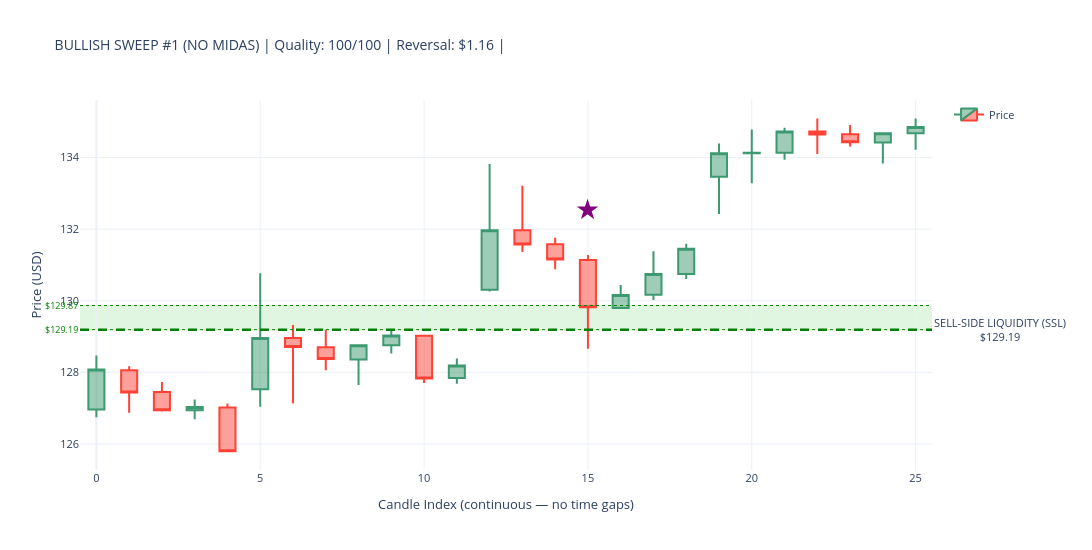
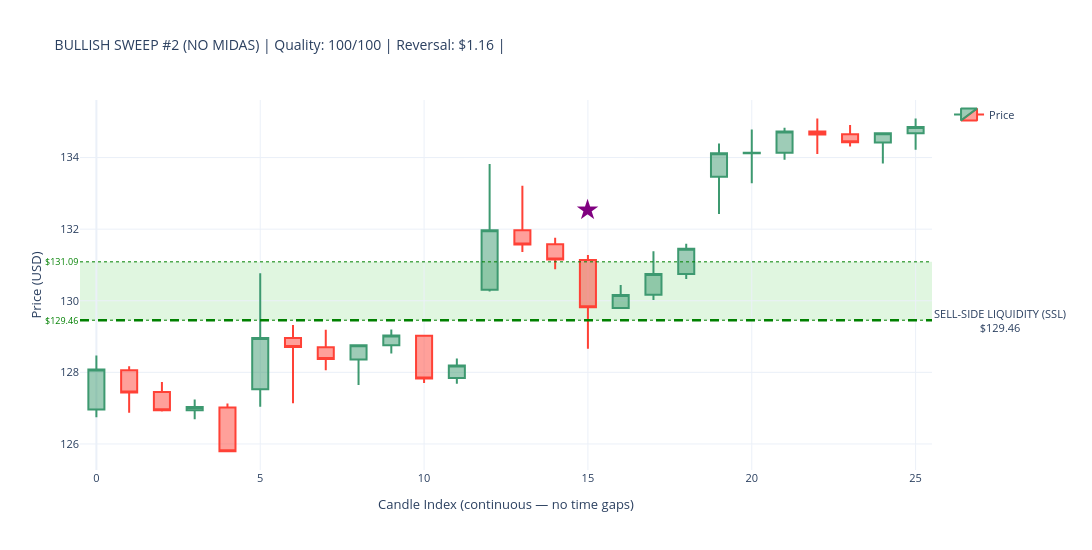
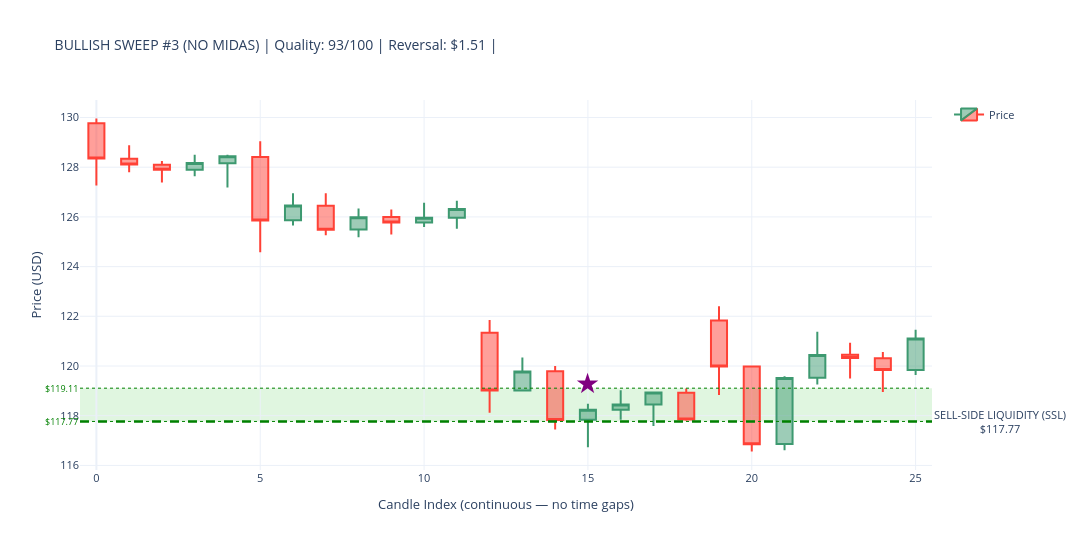
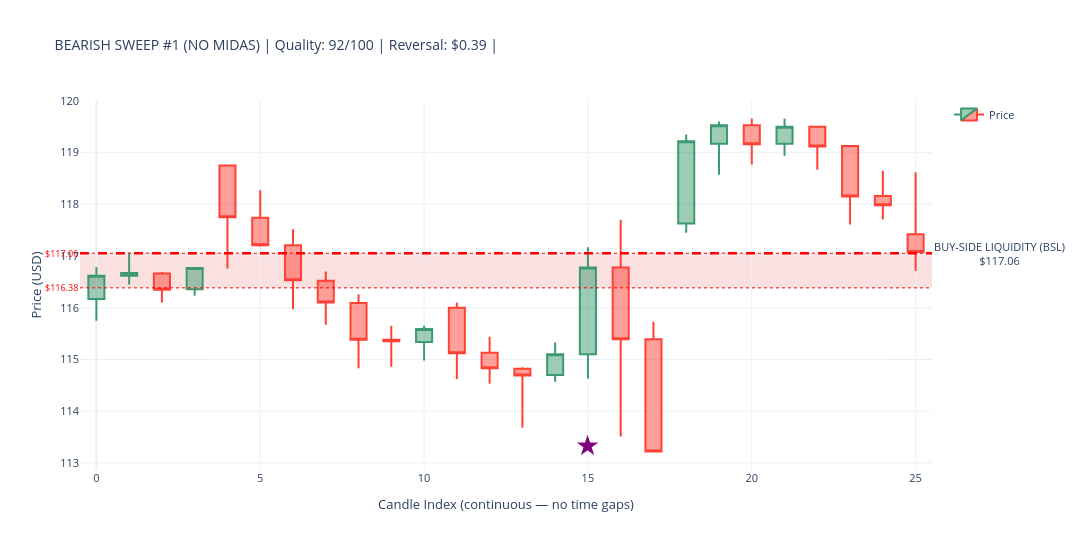

Source (notebook cell) for these figures, in order:
### Code cell
# ---------------------------------------------------------------------------
# SWEEP DETECTION CANDLESTICK VISUALIZATIONS WITH LIQUIDITY ZONES
# ---------------------------------------------------------------------------

required_vars = ['sweeps_hourly_no_midas', 'sweeps_hourly_with_midas', 'hourly_data']
missing_vars  = [v for v in required_vars if v not in globals()]

if missing_vars:
    print(f"\n⚠ WARNING: Missing variables — {missing_vars}")
    print("Please execute Part 8 first. Skipping visualization...")
else:
    print("\n✓ All required variables present. Proceeding with visualization...")

if not missing_vars:

    print("\n" + "=" * 70)
    print("VISUALIZING TOP SWEEPS — CANDLESTICK CHARTS WITH LIQUIDITY ZONES")
    print("=" * 70)

    import plotly.graph_objects as go

    price_data = hourly_data.copy()
    print(f"\n✓ Hourly data: {len(price_data)} candles")
    print(f"  Date range: {price_data['timestamp'].min().date()} → "
          f"{price_data['timestamp'].max().date()}")

    print(f"\nSweep data check:")
    print(f"  NO MIDAS  : {len(sweeps_hourly_no_midas)} total sweeps")
    if len(sweeps_hourly_no_midas) > 0:
        print(f"    Bullish : {(sweeps_hourly_no_midas['sweep_type']=='BULLISH').sum()}")
        print(f"    Bearish : {(sweeps_hourly_no_midas['sweep_type']=='BEARISH').sum()}")
    print(f"  WITH MIDAS: {len(sweeps_hourly_with_midas)} total sweeps")
    if len(sweeps_hourly_with_midas) > 0:
        print(f"    Bullish : {(sweeps_hourly_with_midas['sweep_type']=='BULLISH').sum()}")
        print(f"    Bearish : {(sweeps_hourly_with_midas['sweep_type']=='BEARISH').sum()}")


    def make_candlestick_chart_with_zones(
        price_df, sweep_timestamp, zone_level,
        zone_top, zone_bottom,
        sweep_type, chart_title
    ):
        try:
            # ── exact-hour timestamp match ────────────────────────────────────
            sweep_ts       = pd.to_datetime(sweep_timestamp)
            sweep_ts_naive = sweep_ts.tz_localize(None) if sweep_ts.tzinfo else sweep_ts
            ts_col_naive   = pd.to_datetime(price_df['timestamp']).dt.tz_localize(None)

            exact = price_df[ts_col_naive == sweep_ts_naive]
            sweep_idx = exact.index[0] if len(exact) > 0 else (
                (ts_col_naive - sweep_ts_naive).abs().idxmin()
            )

            sweep_pos = price_df.index.get_loc(sweep_idx)
            start_pos = max(0, sweep_pos - 15)
            end_pos   = min(len(price_df) - 1, sweep_pos + 10)

            subset = price_df.iloc[start_pos : end_pos + 1].copy().reset_index(drop=True)
            subset['candle_idx'] = range(len(subset))

            # FIX: build hover text as a list — Candlestick uses `text`, not `hovertemplate`
            hover_texts = [
                (f"{row['timestamp'].strftime('%Y-%m-%d %H:%M')}<br>"
                 f"O: ${row['open']:.2f}  H: ${row['high']:.2f}<br>"
                 f"L: ${row['low']:.2f}   C: ${row['close']:.2f}")
                for _, row in subset.iterrows()
            ]

            # ── candlestick ───────────────────────────────────────────────────
            fig = go.Figure(data=[go.Candlestick(
                x=subset['candle_idx'],
                open=subset['open'],  high=subset['high'],
                low=subset['low'],    close=subset['close'],
                name='Price',
                text=hover_texts,          # ← was hovertemplate (unsupported)
                hoverinfo='text',          # tell Plotly to show our text on hover
            )])

            # ── ICT-correct zone labels + actual boundaries ───────────────────
            if sweep_type == 'BULLISH':
                fill_color = 'rgba(0,180,0,0.12)'
                line_color = 'green'
                zone_label = 'SELL-SIDE LIQUIDITY (SSL)'
            else:
                fill_color = 'rgba(220,0,0,0.12)'
                line_color = 'red'
                zone_label = 'BUY-SIDE LIQUIDITY (BSL)'

            fig.add_hrect(
                y0=zone_bottom, y1=zone_top,
                fillcolor=fill_color, opacity=1.0,
                layer='below', line_width=0,
            )
            fig.add_hline(
                y=zone_level,
                line_width=2.5, line_dash='dash', line_color=line_color,
                annotation_text=f'{zone_label}<br>${zone_level:.2f}',
                annotation_position='right',
                annotation=dict(font_size=11, bgcolor='rgba(255,255,255,0.85)')
            )
            for y_val in [zone_top, zone_bottom]:
                fig.add_hline(
                    y=y_val, line_width=1, line_dash='dot', line_color=line_color,
                    annotation_text=f'${y_val:.2f}', annotation_position='left',
                    annotation=dict(font_size=9, font_color=line_color)
                )

            # ── sweep marker ──────────────────────────────────────────────────
            sweep_subset_pos = sweep_pos - start_pos
            if 0 <= sweep_subset_pos < len(subset):
                row_c = subset.iloc[sweep_subset_pos]
                cr    = row_c['high'] - row_c['low']
                arrow_y = (row_c['high'] + cr * 0.5 if sweep_type == 'BULLISH'
                           else row_c['low'] - cr * 0.5)
                fig.add_annotation(
                    x=row_c['candle_idx'], y=arrow_y,
                    text='★', showarrow=False,
                    font=dict(size=28, color='purple'),
                    xanchor='center'
                )

            fig.update_layout(
                title=dict(text=chart_title, font=dict(size=14)),
                yaxis_title='Price (USD)',
                xaxis_title='Candle Index (continuous — no time gaps)',
                template='plotly_white',
                height=550, width=1150,
                hovermode='x unified',
                xaxis_rangeslider_visible=False,
                xaxis=dict(type='linear'),
                showlegend=True,
                font=dict(size=11),
                margin=dict(l=80, r=160, t=100, b=80),
            )
            return fig

        except Exception as e:
            print(f"      ✗ Error ({type(e).__name__}): {e}")
            return None


    def plot_sweep_set(sweeps_df, label):
        if sweeps_df.empty:
            print(f"\n✗ No sweeps in {label} dataset")
            return

        print(f"\n{'=' * 70}")
        print(f"{label} SWEEPS WITH LIQUIDITY ZONES")
        print('=' * 70)

        for sweep_type, side_label in [
            ('BULLISH', 'SSL Raids (demand zone sweeps — bullish reversal)'),
            ('BEARISH', 'BSL Raids (supply zone sweeps — bearish reversal)'),
        ]:
            subset = (
                sweeps_df[sweeps_df['sweep_type'] == sweep_type]
                .nlargest(3, 'sweep_quality_score')
            )
            print(f"\n{side_label}  ({len(subset)} shown):")

            for i, (_, row) in enumerate(subset.iterrows(), 1):
                z_top = float(row.get('zone_top',    row['zone_level'] * 1.005))
                z_bot = float(row.get('zone_bottom', row['zone_level'] * 0.995))

                title = (
                    f"{sweep_type} SWEEP #{i} ({label}) | "
                    f"Quality: {row['sweep_quality_score']:.0f}/100 | "
                    f"Reversal: ${row['reversal_distance']:.2f} | "
                )
                print(f"  {i}. {row['timestamp']}  zone=${row['zone_level']:.2f}")

                fig = make_candlestick_chart_with_zones(
                    price_data,
                    sweep_timestamp = row['timestamp'],
                    zone_level      = row['zone_level'],
                    zone_top        = z_top,
                    zone_bottom     = z_bot,
                    sweep_type      = sweep_type,
                    chart_title     = title,
                )
                if fig:
                    fig.show()
                else:
                    print("      → Could not create chart")


    plot_sweep_set(sweeps_hourly_no_midas,   'NO MIDAS')
    plot_sweep_set(sweeps_hourly_with_midas, 'WITH MIDAS')

    print("\n" + "=" * 70)
    print("✓ LIQUIDITY ZONE SWEEP VISUALIZATION COMPLETE")
    print("=" * 70)
    print("\nVISUAL LEGEND:")
    print("  🟢 GREEN ZONE : Demand zone — SSL raid (BULLISH sweep, reversal up)")
    print("  🔴 RED ZONE   : Supply zone — BSL raid (BEARISH sweep, reversal down)")
    print("  ★ Star        : Exact sweep detection candle")
    print("  - - Dashed    : Zone midline (zone_level)")
    print("  ··· Dotted    : Actual zone top / bottom boundaries")

### Figure 1 — Plotly figure (JSON) as saved in the notebook; plotly's stock layout.template omitted (floating-point values rounded to 4 significant figures)
{"data": [{"close": [128.1, 127.4, 126.9, 127.0, 125.8, 129.0, 128.7, 128.4, 128.8, 129.0, 127.8, 128.2, 132.0, 131.6, 131.2, 129.8, 130.2, 130.8, 131.4, 134.1, 134.1, 134.7, 134.6, 134.4, 134.7, 134.8], "high": [128.5, 128.2, 127.7, 127.2, 127.1, 130.8, 129.3, 129.2, 128.8, 129.2, 129.0, 128.4, 133.8, 133.2, 131.8, 131.3, 130.4, 131.4, 131.6, 134.4, 134.8, 134.8, 135.1, 134.9, 134.7, 135.1], "hoverinfo": "text", "low": [126.8, 126.9, 126.9, 126.7, 125.8, 127.0, 127.1, 128.1, 127.7, 128.5, 127.7, 127.7, 130.3, 131.4, 130.9, 128.7, 129.8, 130.0, 130.6, 132.4, 133.3, 133.9, 134.1, 134.3, 133.8, 134.2], "name": "Price", "open": [127.0, 128.1, 127.5, 126.9, 127.0, 127.5, 129.0, 128.7, 128.4, 128.8, 129.0, 127.8, 130.3, 132.0, 131.6, 131.1, 129.8, 130.2, 130.8, 133.5, 134.1, 134.1, 134.7, 134.7, 134.4, 134.7], "text": ["2024-07-05 11:30<br>O: $126.96  H: $128.47<br>L: $126.75   C: $128.08", "2024-07-05 12:30<br>O: $128.06  H: $128.17<br>L: $126.87   C: $127.44", "2024-07-05 13:30<br>O: $127.45  H: $127.73<br>L: $126.91   C: $126.94", "2024-07-05 14:30<br>O: $126.94  H: $127.24<br>L: $126.69   C: $127.03", "2024-07-05 15:30<br>O: $127.02  H: $127.13<br>L: $125.79   C: $125.80", "2024-07-08 09:30<br>O: $127.53  H: $130.77<br>L: $127.04   C: $128.96", "2024-07-08 10:30<br>O: $128.96  H: $129.32<br>L: $127.14   C: $128.71", "2024-07-08 11:30<br>O: $128.70  H: $129.19<br>L: $128.06   C: $128.37", "2024-07-08 12:30<br>O: $128.36  H: $128.76<br>L: $127.65   C: $128.76", "2024-07-08 13:30<br>O: $128.76  H: $129.20<br>L: $128.53   C: $129.03", "2024-07-08 14:30<br>O: $129.02  H: $129.02<br>L: $127.70   C: $127.83", "2024-07-08 15:30<br>O: $127.84  H: $128.39<br>L: $127.68   C: $128.19", "2024-07-09 09:30<br>O: $130.31  H: $133.82<br>L: $130.26   C: $131.97", "2024-07-09 10:30<br>O: $131.97  H: $133.21<br>L: $131.36   C: $131.57", "2024-07-09 11:30<br>O: $131.58  H: $131.76<br>L: $130.88   C: $131.15", "2024-07-09 12:30<br>O: $131.14  H: $131.28<br>L: $128.66   C: $129.82", "2024-07-09 13:30<br>O: $129.80  H: $130.44<br>L: $129.79   C: $130.16", "2024-07-09 14:30<br>O: $130.17  H: $131.38<br>L: $130.02   C: $130.75", "2024-07-09 15:30<br>O: $130.75  H: $131.59<br>L: $130.61   C: $131.45", "2024-07-10 09:30<br>O: $133.46  H: $134.39<br>L: $132.42   C: $134.12", "2024-07-10 10:30<br>O: $134.12  H: $134.78<br>L: $133.28   C: $134.13", "2024-07-10 11:30<br>O: $134.13  H: $134.83<br>L: $133.94   C: $134.73", "2024-07-10 12:30<br>O: $134.73  H: $135.09<br>L: $134.10   C: $134.64", "2024-07-10 13:30<br>O: $134.65  H: $134.91<br>L: $134.31   C: $134.43", "2024-07-10 14:30<br>O: $134.42  H: $134.70<br>L: $133.83   C: $134.68", "2024-07-10 15:30<br>O: $134.68  H: $135.09<br>L: $134.22   C: $134.85"], "type": "candlestick", "x": [0, 1, 2, 3, 4, 5, 6, 7, 8, 9, 10, 11, 12, 13, 14, 15, 16, 17, 18, 19, 20, 21, 22, 23, 24, 25]}], "layout": {"annotations": [{"bgcolor": "rgba(255,255,255,0.85)", "font": {"size": 11}, "showarrow": false, "text": "SELL-SIDE LIQUIDITY (SSL)<br>$129.19", "x": 1, "xanchor": "left", "xref": "x domain", "y": 129.2, "yanchor": "middle", "yref": "y"}, {"font": {"color": "green", "size": 9}, "showarrow": false, "text": "$129.87", "x": 0, "xanchor": "right", "xref": "x domain", "y": 129.9, "yanchor": "middle", "yref": "y"}, {"font": {"color": "green", "size": 9}, "showarrow": false, "text": "$129.19", "x": 0, "xanchor": "right", "xref": "x domain", "y": 129.2, "yanchor": "middle", "yref": "y"}, {"font": {"color": "purple", "size": 28}, "showarrow": false, "text": "★", "x": 15, "xanchor": "center", "y": 132.6}], "font": {"size": 11}, "height": 550, "hovermode": "x unified", "margin": {"b": 80, "l": 80, "r": 160, "t": 100}, "shapes": [{"fillcolor": "rgba(0,180,0,0.12)", "layer": "below", "line": {"width": 0}, "opacity": 1, "type": "rect", "x0": 0, "x1": 1, "xref": "x domain", "y0": 129.2, "y1": 129.9, "yref": "y"}, {"line": {"color": "green", "dash": "dash", "width": 2.5}, "type": "line", "x0": 0, "x1": 1, "xref": "x domain", "y0": 129.2, "y1": 129.2, "yref": "y"}, {"line": {"color": "green", "dash": "dot", "width": 1}, "type": "line", "x0": 0, "x1": 1, "xref": "x domain", "y0": 129.9, "y1": 129.9, "yref": "y"}, {"line": {"color": "green", "dash": "dot", "width": 1}, "type": "line", "x0": 0, "x1": 1, "xref": "x domain", "y0": 129.2, "y1": 129.2, "yref": "y"}], "showlegend": true, "title": {"font": {"size": 14}, "text": "BULLISH SWEEP #1 (NO MIDAS) | Quality: 100/100 | Reversal: $1.16 | "}, "width": 1150, "xaxis": {"rangeslider": {"visible": false}, "title": {"text": "Candle Index (continuous — no time gaps)"}, "type": "linear"}, "yaxis": {"title": {"text": "Price (USD)"}}}}

### Figure 2 — Plotly figure (JSON) as saved in the notebook; plotly's stock layout.template omitted (floating-point values rounded to 4 significant figures)
{"data": [{"close": [128.1, 127.4, 126.9, 127.0, 125.8, 129.0, 128.7, 128.4, 128.8, 129.0, 127.8, 128.2, 132.0, 131.6, 131.2, 129.8, 130.2, 130.8, 131.4, 134.1, 134.1, 134.7, 134.6, 134.4, 134.7, 134.8], "high": [128.5, 128.2, 127.7, 127.2, 127.1, 130.8, 129.3, 129.2, 128.8, 129.2, 129.0, 128.4, 133.8, 133.2, 131.8, 131.3, 130.4, 131.4, 131.6, 134.4, 134.8, 134.8, 135.1, 134.9, 134.7, 135.1], "hoverinfo": "text", "low": [126.8, 126.9, 126.9, 126.7, 125.8, 127.0, 127.1, 128.1, 127.7, 128.5, 127.7, 127.7, 130.3, 131.4, 130.9, 128.7, 129.8, 130.0, 130.6, 132.4, 133.3, 133.9, 134.1, 134.3, 133.8, 134.2], "name": "Price", "open": [127.0, 128.1, 127.5, 126.9, 127.0, 127.5, 129.0, 128.7, 128.4, 128.8, 129.0, 127.8, 130.3, 132.0, 131.6, 131.1, 129.8, 130.2, 130.8, 133.5, 134.1, 134.1, 134.7, 134.7, 134.4, 134.7], "text": ["2024-07-05 11:30<br>O: $126.96  H: $128.47<br>L: $126.75   C: $128.08", "2024-07-05 12:30<br>O: $128.06  H: $128.17<br>L: $126.87   C: $127.44", "2024-07-05 13:30<br>O: $127.45  H: $127.73<br>L: $126.91   C: $126.94", "2024-07-05 14:30<br>O: $126.94  H: $127.24<br>L: $126.69   C: $127.03", "2024-07-05 15:30<br>O: $127.02  H: $127.13<br>L: $125.79   C: $125.80", "2024-07-08 09:30<br>O: $127.53  H: $130.77<br>L: $127.04   C: $128.96", "2024-07-08 10:30<br>O: $128.96  H: $129.32<br>L: $127.14   C: $128.71", "2024-07-08 11:30<br>O: $128.70  H: $129.19<br>L: $128.06   C: $128.37", "2024-07-08 12:30<br>O: $128.36  H: $128.76<br>L: $127.65   C: $128.76", "2024-07-08 13:30<br>O: $128.76  H: $129.20<br>L: $128.53   C: $129.03", "2024-07-08 14:30<br>O: $129.02  H: $129.02<br>L: $127.70   C: $127.83", "2024-07-08 15:30<br>O: $127.84  H: $128.39<br>L: $127.68   C: $128.19", "2024-07-09 09:30<br>O: $130.31  H: $133.82<br>L: $130.26   C: $131.97", "2024-07-09 10:30<br>O: $131.97  H: $133.21<br>L: $131.36   C: $131.57", "2024-07-09 11:30<br>O: $131.58  H: $131.76<br>L: $130.88   C: $131.15", "2024-07-09 12:30<br>O: $131.14  H: $131.28<br>L: $128.66   C: $129.82", "2024-07-09 13:30<br>O: $129.80  H: $130.44<br>L: $129.79   C: $130.16", "2024-07-09 14:30<br>O: $130.17  H: $131.38<br>L: $130.02   C: $130.75", "2024-07-09 15:30<br>O: $130.75  H: $131.59<br>L: $130.61   C: $131.45", "2024-07-10 09:30<br>O: $133.46  H: $134.39<br>L: $132.42   C: $134.12", "2024-07-10 10:30<br>O: $134.12  H: $134.78<br>L: $133.28   C: $134.13", "2024-07-10 11:30<br>O: $134.13  H: $134.83<br>L: $133.94   C: $134.73", "2024-07-10 12:30<br>O: $134.73  H: $135.09<br>L: $134.10   C: $134.64", "2024-07-10 13:30<br>O: $134.65  H: $134.91<br>L: $134.31   C: $134.43", "2024-07-10 14:30<br>O: $134.42  H: $134.70<br>L: $133.83   C: $134.68", "2024-07-10 15:30<br>O: $134.68  H: $135.09<br>L: $134.22   C: $134.85"], "type": "candlestick", "x": [0, 1, 2, 3, 4, 5, 6, 7, 8, 9, 10, 11, 12, 13, 14, 15, 16, 17, 18, 19, 20, 21, 22, 23, 24, 25]}], "layout": {"annotations": [{"bgcolor": "rgba(255,255,255,0.85)", "font": {"size": 11}, "showarrow": false, "text": "SELL-SIDE LIQUIDITY (SSL)<br>$129.46", "x": 1, "xanchor": "left", "xref": "x domain", "y": 129.5, "yanchor": "middle", "yref": "y"}, {"font": {"color": "green", "size": 9}, "showarrow": false, "text": "$131.09", "x": 0, "xanchor": "right", "xref": "x domain", "y": 131.1, "yanchor": "middle", "yref": "y"}, {"font": {"color": "green", "size": 9}, "showarrow": false, "text": "$129.46", "x": 0, "xanchor": "right", "xref": "x domain", "y": 129.5, "yanchor": "middle", "yref": "y"}, {"font": {"color": "purple", "size": 28}, "showarrow": false, "text": "★", "x": 15, "xanchor": "center", "y": 132.6}], "font": {"size": 11}, "height": 550, "hovermode": "x unified", "margin": {"b": 80, "l": 80, "r": 160, "t": 100}, "shapes": [{"fillcolor": "rgba(0,180,0,0.12)", "layer": "below", "line": {"width": 0}, "opacity": 1, "type": "rect", "x0": 0, "x1": 1, "xref": "x domain", "y0": 129.5, "y1": 131.1, "yref": "y"}, {"line": {"color": "green", "dash": "dash", "width": 2.5}, "type": "line", "x0": 0, "x1": 1, "xref": "x domain", "y0": 129.5, "y1": 129.5, "yref": "y"}, {"line": {"color": "green", "dash": "dot", "width": 1}, "type": "line", "x0": 0, "x1": 1, "xref": "x domain", "y0": 131.1, "y1": 131.1, "yref": "y"}, {"line": {"color": "green", "dash": "dot", "width": 1}, "type": "line", "x0": 0, "x1": 1, "xref": "x domain", "y0": 129.5, "y1": 129.5, "yref": "y"}], "showlegend": true, "title": {"font": {"size": 14}, "text": "BULLISH SWEEP #2 (NO MIDAS) | Quality: 100/100 | Reversal: $1.16 | "}, "width": 1150, "xaxis": {"rangeslider": {"visible": false}, "title": {"text": "Candle Index (continuous — no time gaps)"}, "type": "linear"}, "yaxis": {"title": {"text": "Price (USD)"}}}}

### Figure 3 — Plotly figure (JSON) as saved in the notebook; plotly's stock layout.template omitted (floating-point values rounded to 4 significant figures)
{"data": [{"close": [128.3, 128.1, 127.9, 128.2, 128.4, 125.9, 126.5, 125.5, 126.0, 125.8, 126.0, 126.3, 119.0, 119.8, 117.8, 118.2, 118.5, 118.9, 117.8, 120.0, 116.8, 119.5, 120.4, 120.3, 119.8, 121.1], "high": [130.0, 128.9, 128.2, 128.5, 128.5, 129.0, 127.0, 127.0, 126.3, 126.3, 126.6, 126.7, 121.8, 120.3, 120.0, 118.5, 119.0, 119.0, 119.1, 122.4, 120.0, 119.6, 121.4, 120.9, 120.6, 121.5], "hoverinfo": "text", "low": [127.3, 127.8, 127.4, 127.6, 127.2, 124.6, 125.7, 125.3, 125.2, 125.3, 125.6, 125.5, 118.1, 119.0, 117.5, 116.7, 117.8, 117.6, 117.8, 118.8, 116.6, 116.6, 119.3, 119.5, 119.0, 119.6], "name": "Price", "open": [129.8, 128.3, 128.1, 127.9, 128.2, 128.4, 125.9, 126.5, 125.5, 126.0, 125.8, 126.0, 121.3, 119.0, 119.8, 117.8, 118.2, 118.5, 118.9, 121.8, 120.0, 116.9, 119.5, 120.5, 120.3, 119.8], "text": ["2024-07-15 11:30<br>O: $129.77  H: $129.96<br>L: $127.26   C: $128.35", "2024-07-15 12:30<br>O: $128.34  H: $128.88<br>L: $127.80   C: $128.11", "2024-07-15 13:30<br>O: $128.10  H: $128.25<br>L: $127.38   C: $127.90", "2024-07-15 14:30<br>O: $127.90  H: $128.50<br>L: $127.64   C: $128.17", "2024-07-15 15:30<br>O: $128.16  H: $128.50<br>L: $127.18   C: $128.44", "2024-07-16 09:30<br>O: $128.41  H: $129.04<br>L: $124.58   C: $125.86", "2024-07-16 10:30<br>O: $125.87  H: $126.95<br>L: $125.65   C: $126.46", "2024-07-16 11:30<br>O: $126.45  H: $126.95<br>L: $125.26   C: $125.48", "2024-07-16 12:30<br>O: $125.49  H: $126.34<br>L: $125.18   C: $125.99", "2024-07-16 13:30<br>O: $126.00  H: $126.30<br>L: $125.29   C: $125.78", "2024-07-16 14:30<br>O: $125.78  H: $126.57<br>L: $125.59   C: $125.97", "2024-07-16 15:30<br>O: $125.97  H: $126.65<br>L: $125.52   C: $126.32", "2024-07-17 09:30<br>O: $121.34  H: $121.85<br>L: $118.12   C: $119.01", "2024-07-17 10:30<br>O: $119.01  H: $120.34<br>L: $118.98   C: $119.78", "2024-07-17 11:30<br>O: $119.79  H: $120.00<br>L: $117.45   C: $117.83", "2024-07-17 12:30<br>O: $117.84  H: $118.48<br>L: $116.73   C: $118.24", "2024-07-17 13:30<br>O: $118.24  H: $119.02<br>L: $117.84   C: $118.45", "2024-07-17 14:30<br>O: $118.45  H: $118.95<br>L: $117.59   C: $118.93", "2024-07-17 15:30<br>O: $118.92  H: $119.10<br>L: $117.80   C: $117.85", "2024-07-18 09:30<br>O: $121.83  H: $122.40<br>L: $118.83   C: $119.98", "2024-07-18 10:30<br>O: $119.98  H: $119.99<br>L: $116.56   C: $116.85", "2024-07-18 11:30<br>O: $116.86  H: $119.59<br>L: $116.61   C: $119.52", "2024-07-18 12:30<br>O: $119.53  H: $121.38<br>L: $119.26   C: $120.44", "2024-07-18 13:30<br>O: $120.45  H: $120.94<br>L: $119.50   C: $120.32", "2024-07-18 14:30<br>O: $120.31  H: $120.56<br>L: $118.95   C: $119.84", "2024-07-18 15:30<br>O: $119.84  H: $121.46<br>L: $119.64   C: $121.11"], "type": "candlestick", "x": [0, 1, 2, 3, 4, 5, 6, 7, 8, 9, 10, 11, 12, 13, 14, 15, 16, 17, 18, 19, 20, 21, 22, 23, 24, 25]}], "layout": {"annotations": [{"bgcolor": "rgba(255,255,255,0.85)", "font": {"size": 11}, "showarrow": false, "text": "SELL-SIDE LIQUIDITY (SSL)<br>$117.77", "x": 1, "xanchor": "left", "xref": "x domain", "y": 117.8, "yanchor": "middle", "yref": "y"}, {"font": {"color": "green", "size": 9}, "showarrow": false, "text": "$119.11", "x": 0, "xanchor": "right", "xref": "x domain", "y": 119.1, "yanchor": "middle", "yref": "y"}, {"font": {"color": "green", "size": 9}, "showarrow": false, "text": "$117.77", "x": 0, "xanchor": "right", "xref": "x domain", "y": 117.8, "yanchor": "middle", "yref": "y"}, {"font": {"color": "purple", "size": 28}, "showarrow": false, "text": "★", "x": 15, "xanchor": "center", "y": 119.4}], "font": {"size": 11}, "height": 550, "hovermode": "x unified", "margin": {"b": 80, "l": 80, "r": 160, "t": 100}, "shapes": [{"fillcolor": "rgba(0,180,0,0.12)", "layer": "below", "line": {"width": 0}, "opacity": 1, "type": "rect", "x0": 0, "x1": 1, "xref": "x domain", "y0": 117.8, "y1": 119.1, "yref": "y"}, {"line": {"color": "green", "dash": "dash", "width": 2.5}, "type": "line", "x0": 0, "x1": 1, "xref": "x domain", "y0": 117.8, "y1": 117.8, "yref": "y"}, {"line": {"color": "green", "dash": "dot", "width": 1}, "type": "line", "x0": 0, "x1": 1, "xref": "x domain", "y0": 119.1, "y1": 119.1, "yref": "y"}, {"line": {"color": "green", "dash": "dot", "width": 1}, "type": "line", "x0": 0, "x1": 1, "xref": "x domain", "y0": 117.8, "y1": 117.8, "yref": "y"}], "showlegend": true, "title": {"font": {"size": 14}, "text": "BULLISH SWEEP #3 (NO MIDAS) | Quality: 93/100 | Reversal: $1.51 | "}, "width": 1150, "xaxis": {"rangeslider": {"visible": false}, "title": {"text": "Candle Index (continuous — no time gaps)"}, "type": "linear"}, "yaxis": {"title": {"text": "Price (USD)"}}}}

### Figure 4 — Plotly figure (JSON) as saved in the notebook; plotly's stock layout.template omitted (floating-point values rounded to 4 significant figures)
{"data": [{"close": [116.6, 116.7, 116.3, 116.8, 117.8, 117.2, 116.5, 116.1, 115.4, 115.3, 115.6, 115.1, 114.8, 114.7, 115.1, 116.8, 115.4, 113.2, 119.2, 119.5, 119.2, 119.5, 119.1, 118.2, 118.0, 117.1], "high": [116.8, 117.1, 116.7, 116.8, 118.8, 118.3, 117.5, 116.7, 116.3, 115.7, 115.7, 116.1, 115.4, 114.8, 115.3, 117.2, 117.7, 115.7, 119.3, 119.6, 119.7, 119.7, 119.5, 119.1, 118.7, 118.6], "hoverinfo": "text", "low": [115.8, 116.5, 116.1, 116.2, 116.8, 117.2, 116.0, 115.7, 114.8, 114.9, 115.0, 114.6, 114.5, 113.7, 114.6, 114.6, 113.5, 113.2, 117.5, 118.6, 118.8, 118.9, 118.7, 117.6, 117.7, 116.7], "name": "Price", "open": [116.2, 116.6, 116.7, 116.4, 118.8, 117.7, 117.2, 116.5, 116.1, 115.4, 115.3, 116.0, 115.1, 114.8, 114.7, 115.1, 116.8, 115.4, 117.6, 119.2, 119.5, 119.2, 119.5, 119.1, 118.2, 117.4], "text": ["2024-09-16 12:30<br>O: $116.17  H: $116.79<br>L: $115.75   C: $116.62", "2024-09-16 13:30<br>O: $116.62  H: $117.07<br>L: $116.45   C: $116.67", "2024-09-16 14:30<br>O: $116.66  H: $116.69<br>L: $116.10   C: $116.35", "2024-09-16 15:30<br>O: $116.36  H: $116.79<br>L: $116.23   C: $116.77", "2024-09-17 09:30<br>O: $118.75  H: $118.77<br>L: $116.76   C: $117.75", "2024-09-17 10:30<br>O: $117.74  H: $118.27<br>L: $117.18   C: $117.21", "2024-09-17 11:30<br>O: $117.21  H: $117.52<br>L: $115.97   C: $116.53", "2024-09-17 12:30<br>O: $116.52  H: $116.70<br>L: $115.67   C: $116.10", "2024-09-17 13:30<br>O: $116.09  H: $116.26<br>L: $114.83   C: $115.38", "2024-09-17 14:30<br>O: $115.38  H: $115.65<br>L: $114.86   C: $115.35", "2024-09-17 15:30<br>O: $115.34  H: $115.65<br>L: $114.98   C: $115.59", "2024-09-18 09:30<br>O: $116.00  H: $116.10<br>L: $114.62   C: $115.12", "2024-09-18 10:30<br>O: $115.13  H: $115.44<br>L: $114.53   C: $114.83", "2024-09-18 11:30<br>O: $114.82  H: $114.85<br>L: $113.68   C: $114.69", "2024-09-18 12:30<br>O: $114.70  H: $115.33<br>L: $114.57   C: $115.10", "2024-09-18 13:30<br>O: $115.10  H: $117.17<br>L: $114.63   C: $116.78", "2024-09-18 14:30<br>O: $116.78  H: $117.70<br>L: $113.51   C: $115.39", "2024-09-18 15:30<br>O: $115.39  H: $115.73<br>L: $113.22   C: $113.22", "2024-09-19 09:30<br>O: $117.63  H: $119.35<br>L: $117.45   C: $119.22", "2024-09-19 10:30<br>O: $119.17  H: $119.60<br>L: $118.57   C: $119.53", "2024-09-19 11:30<br>O: $119.53  H: $119.66<br>L: $118.77   C: $119.16", "2024-09-19 12:30<br>O: $119.17  H: $119.66<br>L: $118.94   C: $119.50", "2024-09-19 13:30<br>O: $119.50  H: $119.52<br>L: $118.67   C: $119.12", "2024-09-19 14:30<br>O: $119.13  H: $119.14<br>L: $117.61   C: $118.15", "2024-09-19 15:30<br>O: $118.16  H: $118.65<br>L: $117.71   C: $117.98", "2024-09-20 09:30<br>O: $117.42  H: $118.62<br>L: $116.71   C: $117.08"], "type": "candlestick", "x": [0, 1, 2, 3, 4, 5, 6, 7, 8, 9, 10, 11, 12, 13, 14, 15, 16, 17, 18, 19, 20, 21, 22, 23, 24, 25]}], "layout": {"annotations": [{"bgcolor": "rgba(255,255,255,0.85)", "font": {"size": 11}, "showarrow": false, "text": "BUY-SIDE LIQUIDITY (BSL)<br>$117.06", "x": 1, "xanchor": "left", "xref": "x domain", "y": 117.1, "yanchor": "middle", "yref": "y"}, {"font": {"color": "red", "size": 9}, "showarrow": false, "text": "$117.06", "x": 0, "xanchor": "right", "xref": "x domain", "y": 117.1, "yanchor": "middle", "yref": "y"}, {"font": {"color": "red", "size": 9}, "showarrow": false, "text": "$116.38", "x": 0, "xanchor": "right", "xref": "x domain", "y": 116.4, "yanchor": "middle", "yref": "y"}, {"font": {"color": "purple", "size": 28}, "showarrow": false, "text": "★", "x": 15, "xanchor": "center", "y": 113.4}], "font": {"size": 11}, "height": 550, "hovermode": "x unified", "margin": {"b": 80, "l": 80, "r": 160, "t": 100}, "shapes": [{"fillcolor": "rgba(220,0,0,0.12)", "layer": "below", "line": {"width": 0}, "opacity": 1, "type": "rect", "x0": 0, "x1": 1, "xref": "x domain", "y0": 116.4, "y1": 117.1, "yref": "y"}, {"line": {"color": "red", "dash": "dash", "width": 2.5}, "type": "line", "x0": 0, "x1": 1, "xref": "x domain", "y0": 117.1, "y1": 117.1, "yref": "y"}, {"line": {"color": "red", "dash": "dot", "width": 1}, "type": "line", "x0": 0, "x1": 1, "xref": "x domain", "y0": 117.1, "y1": 117.1, "yref": "y"}, {"line": {"color": "red", "dash": "dot", "width": 1}, "type": "line", "x0": 0, "x1": 1, "xref": "x domain", "y0": 116.4, "y1": 116.4, "yref": "y"}], "showlegend": true, "title": {"font": {"size": 14}, "text": "BEARISH SWEEP #1 (NO MIDAS) | Quality: 92/100 | Reversal: $0.39 | "}, "width": 1150, "xaxis": {"rangeslider": {"visible": false}, "title": {"text": "Candle Index (continuous — no time gaps)"}, "type": "linear"}, "yaxis": {"title": {"text": "Price (USD)"}}}}
